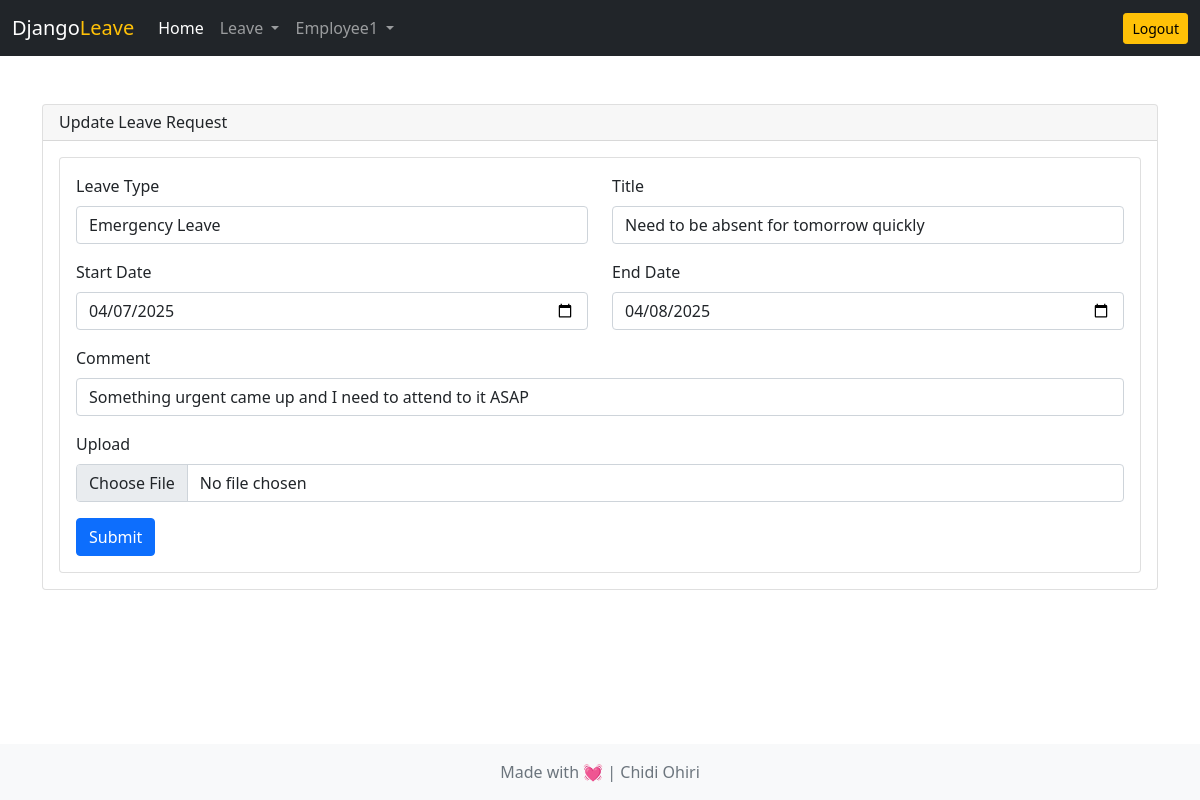
The app's page /leave/update-leave-request/4/ (signed in) with its own data.
### accounts/models.py (models this page shows)
class User(AbstractUser):
    email = models.EmailField(unique=True, null=False, blank=False)
    is_employee = models.BooleanField(default=True)
    is_hr = models.BooleanField(default=False)

### leave/models.py (models this page shows, shortened)
class LeaveRequest(models.Model):
    created_by = models.ForeignKey(User, on_delete=models.CASCADE)
    created_on = models.DateTimeField(auto_now_add=True)
    status = models.CharField(
        max_length=20,
        choices=(
            ('Pending', 'Pending'),
            ('Approved', 'Approved'),
            ('Rejected', 'Rejected')
        ),
        default='Pending'
    )
    start_date = models.DateField()
    end_date = models.DateField()
    title = models.CharField(max_length=100)
    comment = models.CharField(max_length=300)
    upload = models.FileField(upload_to='leave_attachments/', null=True, blank=True)
    leave = models.ForeignKey(Leave, on_delete=models.CASCADE, null=True)

### leave/views.py (the view)
# urls.py: path('update-leave-request/<int:pk>/', views.update_leave_request, name='update-leave-request'),
@login_required
def update_leave_request(request, pk):
    leave_request = LeaveRequest.objects.get(pk=pk)
    if not leave_request.status == 'Pending':
        messages.warning(request, 'You cannot update this leave request.')
        return redirect('my-leave-requests')
    if request.method == 'POST':
        form = fm.UpdateLeaveRequest(request.POST, request.FILES, instance=leave_request)
        if form.is_valid():
            form.save()
            messages.success(request, 'Leave request information updated and saved')
            return redirect('leave-request-details', leave_request.pk)
        else:
            messages.warning(request, 'Something went wrong. Please check form inputs')
            return redirect('update-leave-request', leave_request.pk)
    else:
        form = fm.UpdateLeaveRequest(instance=leave_request)
        context = {'form':form}
    return render(request, 'leave/update_leave_request.html', context)

### leave/form.py
class UpdateLeaveRequest(forms.ModelForm):
    class Meta:
        model = LeaveRequest
        fields = [
            'title', 'comment', 'upload', 'leave', 'start_date', 'end_date'
        ]

### leave/models.py (called while the page is built)
    def __str__(self):
        return self.leave_type

### templates/leave/update_leave_request.html (shortened to what this page needs)
{% extends 'base.html' %}
{% load widget_tweaks %}
{% block content %}
<div class="card">
    <div class="card-header d-flex justify-content-between align-items-center ">
        <h6 class="mb-0">Update Leave Request</h6>
    </div>
    <div class="card-body">
        <div class="card">
            <div class="card-body">
                <form method="POST" enctype="multipart/form-data">
                    <div class="row">
                        <div class="col">
                            <div class="mb-3">
                                <label for="exampleInputEmail1" class="form-label">Leave Type</label>
                                {% render_field form.leave class="form-control" %}
                            </div>
                        </div>
                        <div class="col">
                            <div class="mb-3">
                                <label for="exampleInputEmail1" class="form-label">Title</label>
                                {% render_field form.title class="form-control" %}
                            </div>
                        </div>
                    </div>
                    <div class="row">
                        <div class="col">
                            <div class="mb-3">
                                <label for="exampleInputEmail1" class="form-label">Start Date</label>
                                {% render_field form.start_date class="form-control" type="date" %}
                            </div>
                        </div>
                        <div class="col">
                            <div class="mb-3">
                                <label for="exampleInputEmail1" class="form-label">End Date</label>
                                {% render_field form.end_date class="form-control" type="date" %}
                            </div>
                        </div>
                    </div>
                    <div class="mb-3">
                        <label for="exampleInputEmail1" class="form-label">Comment</label>
                        {% render_field form.comment class="form-control" %}
                    </div>
                    <div class="mb-3">
                        <label for="exampleInputEmail1" class="form-label">Upload</label>
                        {% render_field form.upload class="form-control" %}
                    </div>
                    <button type="submit" class="btn btn-primary">Submit</button>
                </form>
            </div>
        </div>
    </div>
</div>
{% endblock content %}

### templates/base.html (shortened to what this page needs)
<!doctype html>
<html lang="en">
<head>
    <link href="https://cdn.jsdelivr.net/npm/bootstrap@5.0.2/dist/css/bootstrap.min.css" rel="stylesheet"
>
</head>
<body class="d-flex flex-column min-vh-100">
    <nav class="navbar navbar-expand-lg navbar-dark bg-dark">
        <div class="container-fluid">
            <a class="navbar-brand" href="/">Django<span class="text-warning">Leave</span></a>
            <div class="collapse navbar-collapse" id="navbarSupportedContent">
                <ul class="navbar-nav me-auto mb-2 mb-lg-0">
                    <li class="nav-item">
                        <a class="nav-link active" aria-current="page" href="/">Home</a>
                    </li>
                    <li class="nav-item dropdown">
                        <a class="nav-link dropdown-toggle" href="#" id="navbarDropdown" role="button"
                            data-bs-toggle="dropdown" aria-expanded="false">
                            Leave
                        </a>
                    </li>
                    <li class="nav-item dropdown">
                        <a class="nav-link dropdown-toggle" href="#" id="navbarDropdown" role="button"
                            data-bs-toggle="dropdown" aria-expanded="false">
                            {{request.user.first_name}}
                        </a>
                    </li>
                </ul>
                <a href="{% url 'logout' %}" class="btn btn-warning btn-sm">Logout</a>
            </div>
        </div>
    </nav>
    <main class="flex-grow-1">
        <div class="container mt-5 mb-5">
            {% block content %}
            {% endblock content %}
        </div>
    </main>
    <footer class="footer mt-auto py-3 bg-light d-flex justify-content-center align-items-center">
        <div class="container text-center">
            <span class="text-muted">Made with 💓 | Chidi Ohiri</span>
        </div>
    </footer>
</body>
</html>

### records on screen
User: user.first_name "Employee1"
LeaveRequest: leave "Emergency Leave", title "Need to be absent for tomorrow quickly", start_date "04/07/2025", end_date "04/08/2025", comment "Something urgent came up and I need to attend to it ASAP"
